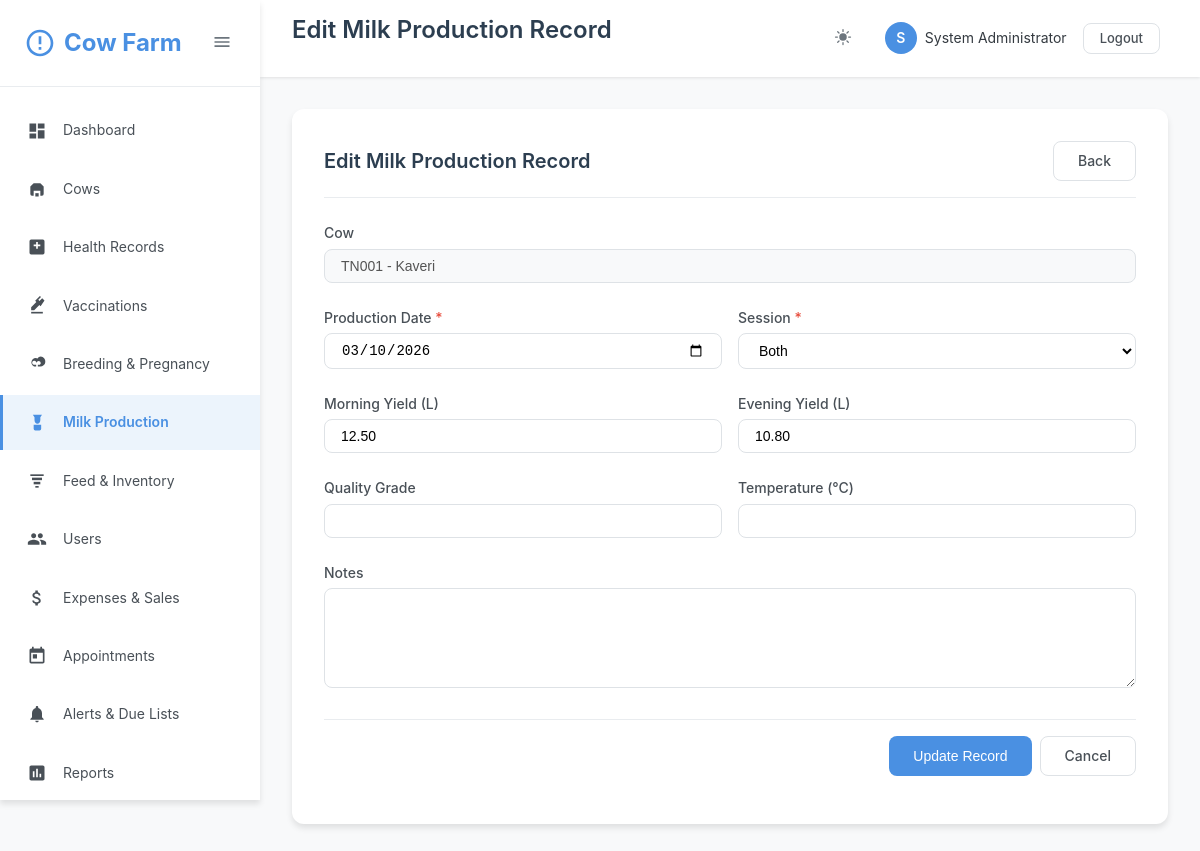
Screenshot of /milk/edit.php?id=1 (signed in) with the database file from the repository.
### tables this page shows
CREATE TABLE IF NOT EXISTS users (
    id INT AUTO_INCREMENT PRIMARY KEY,
    username VARCHAR(50) UNIQUE NOT NULL,
    email VARCHAR(100) UNIQUE NOT NULL,
    password VARCHAR(255) NOT NULL,
    full_name VARCHAR(100) NOT NULL,
    role ENUM('admin', 'vet', 'manager', 'staff') DEFAULT 'staff',
    phone VARCHAR(20),
    status ENUM('active', 'inactive') DEFAULT 'active',
    created_at TIMESTAMP DEFAULT CURRENT_TIMESTAMP,
    updated_at TIMESTAMP DEFAULT CURRENT_TIMESTAMP ON UPDATE CURRENT_TIMESTAMP
);

CREATE TABLE IF NOT EXISTS cows (
    id INT AUTO_INCREMENT PRIMARY KEY,
    tag_number VARCHAR(50) UNIQUE NOT NULL,
    name VARCHAR(100),
    breed VARCHAR(50),
    date_of_birth DATE,
    gender ENUM('male', 'female') NOT NULL,
    weight DECIMAL(8,2),
    color VARCHAR(50),
    photo VARCHAR(255),
    sire_tag VARCHAR(50),
    dam_tag VARCHAR(50),
    purchase_date DATE,
    purchase_price DECIMAL(10,2),
    status ENUM('active', 'sold', 'deceased', 'transferred') DEFAULT 'active',
    notes TEXT,
    created_by INT,
    created_at TIMESTAMP DEFAULT CURRENT_TIMESTAMP,
    updated_at TIMESTAMP DEFAULT CURRENT_TIMESTAMP ON UPDATE CURRENT_TIMESTAMP,
    FOREIGN KEY (created_by) REFERENCES users(id) ON DELETE SET NULL
);

CREATE TABLE IF NOT EXISTS milk_production (
    id INT AUTO_INCREMENT PRIMARY KEY,
    cow_id INT NOT NULL,
    production_date DATE NOT NULL,
    session ENUM('morning', 'evening', 'both') DEFAULT 'both',
    morning_yield DECIMAL(8,2),
    evening_yield DECIMAL(8,2),
    total_yield DECIMAL(8,2),
    quality_grade VARCHAR(20),
    temperature DECIMAL(5,2),
    notes TEXT,
    recorded_by INT,
    created_at TIMESTAMP DEFAULT CURRENT_TIMESTAMP,
    FOREIGN KEY (cow_id) REFERENCES cows(id) ON DELETE CASCADE,
    FOREIGN KEY (recorded_by) REFERENCES users(id) ON DELETE SET NULL
);

### milk/edit.php (the view, shortened to what the rows shown need)
<?php
require_once __DIR__ . '/../classes/Auth.php';
require_once __DIR__ . '/../classes/Database.php';
$db = new DBHelper();
$id = isset($_GET['id']) ? (int)$_GET['id'] : 0;
$record = $db->fetchOne("SELECT * FROM milk_production WHERE id = ?", [$id]);
$pageTitle = 'Edit Milk Production Record';
include __DIR__ . '/../includes/header.php';
?>
<div class="content-area">
    <div class="card">
        <div class="card-header">
            <h2 class="card-title">Edit Milk Production Record</h2>
        </div>
        <div class="card-body">
            <form method="POST">
                <div class="form-group">
                    <label class="form-label">Cow</label>
                    <input type="text" class="form-control" value="<?php
                        $cow = $db->fetchOne("SELECT tag_number, name FROM cows WHERE id = ?", [$record['cow_id']]);
                        echo htmlspecialchars($cow['tag_number'] . ($cow['name'] ? ' - ' . $cow['name'] : ''));
                    ?>" disabled>
                </div>
                <div class="form-row">
                    <div class="form-group">
                        <label class="form-label required" for="production_date">Production Date</label>
                        <input type="date" class="form-control" id="production_date" name="production_date"
                               value="<?php echo $record['production_date']; ?>" required>
                    </div>
                    <div class="form-group">
                        <label class="form-label required" for="session">Session</label>
                        <select class="form-control" id="session" name="session" required>
                            <option value="both" <?php echo $record['session'] === 'both' ? 'selected' : ''; ?>>Both</option>
                        </select>
                    </div>
                </div>
                <div class="form-row">
                    <div class="form-group">
                        <label class="form-label" for="morning_yield">Morning Yield (L)</label>
                        <input type="number" class="form-control" id="morning_yield" name="morning_yield"
                               step="0.01" min="0" value="<?php echo $record['morning_yield'] ?: ''; ?>">
                    </div>
                    <div class="form-group">
                        <label class="form-label" for="evening_yield">Evening Yield (L)</label>
                        <input type="number" class="form-control" id="evening_yield" name="evening_yield"
                               step="0.01" min="0" value="<?php echo $record['evening_yield'] ?: ''; ?>">
                    </div>
                </div>
            </form>
        </div>
    </div>
</div>
<?php include __DIR__ . '/../includes/footer.php'; ?>

### includes/header.php (shortened to what the rows shown need)
<?php
require_once __DIR__ . '/../classes/Auth.php';
$auth = new Auth();
$currentUser = $auth->getCurrentUser();
?>
<!DOCTYPE html>
<html lang="en">
<head>
    <link rel="stylesheet" href="<?php echo BASE_URL; ?>assets/css/style.css">
    <link rel="stylesheet" href="<?php echo BASE_URL; ?>assets/css/icons.css">
</head>
<body>
    <?php if ($auth->isLoggedIn()): ?>
    <aside class="sidebar" id="sidebar">
        <div class="sidebar-header">
            <div class="sidebar-logo">
                <svg class="sidebar-logo-icon" viewBox="0 0 24 24">
                    <path d="M12 2C6.48 2 2 6.48 2 12s4.48 10 10 10 10-4.48 10-10S17.52 2 12 2zm0 18c-4.41 0-8-3.59-8-8s3.59-8 8-8 8 3.59 8 8-3.59 8-8 8zm-1-13h2v6h-2zm0 8h2v2h-2z"/>
                </svg>
                <span class="sidebar-menu-text">Cow Farm</span>
            </div>
            <button class="sidebar-toggle" id="sidebarToggle">
                <svg width="20" height="20" viewBox="0 0 24 24" fill="currentColor">
                    <path d="M3 18h18v-2H3v2zm0-5h18v-2H3v2zm0-7v2h18V6H3z"/>
                </svg>
            </button>
        </div>
        <nav>
            <ul class="sidebar-menu">
                <li class="sidebar-menu-item">
                    <a href="<?php echo BASE_URL; ?>dashboard.php" class="sidebar-menu-link <?php echo basename($_SERVER['PHP_SELF']) == 'dashboard.php' ? 'active' : ''; ?>">
                        <svg class="sidebar-menu-icon" viewBox="0 0 24 24">
                            <path d="M3 13h8V3H3v10zm0 8h8v-6H3v6zm10 0h8V11h-8v10zm0-18v6h8V3h-8z"/>
                        </svg>
                        <span class="sidebar-menu-text">Dashboard</span>
                    </a>
                </li>
                <li class="sidebar-menu-item">
                    <a href="<?php echo BASE_URL; ?>cows/index.php" class="sidebar-menu-link <?php echo strpos($_SERVER['PHP_SELF'], 'cows') !== false ? 'active' : ''; ?>">
                        <svg class="sidebar-menu-icon" viewBox="0 0 24 24">
                            <path d="M4 9l4-4h8l4 4v9a2 2 0 0 1-2 2h-2v-6H8v6H6a2 2 0 0 1-2-2V9z"/>
                            <path d="M10 21v-4h4v4"/>
                        </svg>
                        <span class="sidebar-menu-text">Cows</span>
                    </a>
                </li>
                <li class="sidebar-menu-item">
                    <a href="<?php echo BASE_URL; ?>health/index.php" class="sidebar-menu-link <?php echo strpos($_SERVER['PHP_SELF'], 'health') !== false ? 'active' : ''; ?>">
                        <svg class="sidebar-menu-icon" viewBox="0 0 24 24">
                            <path d="M19 3H5A2 2 0 0 0 3 5v14a2 2 0 0 0 2 2h14a2 2 0 0 0 2-2V5a2 2 0 0 0-2-2zm-3 8h-3v3h-2v-3H8V9h3V6h2v3h3z"/>
                        </svg>
                        <span class="sidebar-menu-text">Health Records</span>
                    </a>
                </li>
                <li class="sidebar-menu-item">
                    <a href="<?php echo BASE_URL; ?>health/vaccinations.php" class="sidebar-menu-link <?php echo strpos($_SERVER['PHP_SELF'], 'vaccinations') !== false ? 'active' : ''; ?>">
                        <svg class="sidebar-menu-icon" viewBox="0 0 24 24">
                            <path d="M21 5.5l-2.79-2.8-3.22 3.22-1.42-1.42L16.79 1.3 15.5 0 9.79 5.71l1.42 1.42L5 13.36V17h3.64l6.21-6.21 1.42 1.42L21 5.5z"/>
                            <path d="M5 19h14v2H5z"/>
                        </svg>
                        <span class="sidebar-menu-text">Vaccinations</span>
                    </a>
                </li>
                <li class="sidebar-menu-item">
                    <a href="<?php echo BASE_URL; ?>breeding/index.php" class="sidebar-menu-link <?php echo strpos($_SERVER['PHP_SELF'], 'breeding') !== false ? 'active' : ''; ?>">
                        <svg class="sidebar-menu-icon" viewBox="0 0 24 24">
                            <path d="M16.5 3a4.5 4.5 0 0 0-3.89 2.25A4.5 4.5 0 1 0 8.5 15H11v-2H8.5A2.5 2.5 0 1 1 10.7 9l.8 1.39.8-1.39A2.5 2.5 0 1 1 15.5 13H13v2h2.5A4.5 4.5 0 0 0 16.5 3z"/>
                        </svg>
                        <span class="sidebar-menu-text">Breeding & Pregnancy</span>
                    </a>
                </li>
                <li class="sidebar-menu-item">
                    <a href="<?php echo BASE_URL; ?>milk/index.php" class="sidebar-menu-link <?php echo strpos($_SERVER['PHP_SELF'], 'milk') !== false ? 'active' : ''; ?>">
                        <svg class="sidebar-menu-icon" viewBox="0 0 24 24">
                            <path d="M7 2l2 3v3.5C9 11.43 10.57 13 12.5 13S16 11.43 16 8.5V5l2-3H7z"/>
                            <path d="M8 14h9v5a2 2 0 0 1-2 2H10a2 2 0 0 1-2-2v-5z"/>
                        </svg>
                        <span class="sidebar-menu-text">Milk Production</span>
                    </a>
                </li>
                <li class="sidebar-menu-item">
                    <a href="<?php echo BASE_URL; ?>feed/index.php" class="sidebar-menu-link <?php echo strpos($_SERVER['PHP_SELF'], 'feed') !== false ? 'active' : ''; ?>">
                        <svg class="sidebar-menu-icon" viewBox="0 0 24 24">
                            <path d="M4 4h16v2H4z"/>
                            <path d="M6 8h12v3H6z"/>
                            <path d="M8 13h8v3H8z"/>
                            <path d="M10 18h4v2h-4z"/>
                        </svg>
                        <span class="sidebar-menu-text">Feed & Inventory</span>
                    </a>
                </li>
                <?php if ($auth->hasRole([ROLE_ADMIN, ROLE_MANAGER])): ?>
                <li class="sidebar-menu-item">
                    <a href="<?php echo BASE_URL; ?>users/index.php" class="sidebar-menu-link <?php echo strpos($_SERVER['PHP_SELF'], 'users') !== false ? 'active' : ''; ?>">
                        <span class="sidebar-menu-text">Users</span>
                    </a>
                </li>
                <?php endif; ?>
                <li class="sidebar-menu-item">
                    <a href="<?php echo BASE_URL; ?>expenses/index.php" class="sidebar-menu-link <?php echo strpos($_SERVER['PHP_SELF'], 'expenses') !== false ? 'active' : ''; ?>">
                        <span class="sidebar-menu-text">Expenses & Sales</span>
                    </a>
                </li>
                <li class="sidebar-menu-item">
                    <a href="<?php echo BASE_URL; ?>appointments/index.php" class="sidebar-menu-link <?php echo strpos($_SERVER['PHP_SELF'], 'appointments') !== false ? 'active' : ''; ?>">
                        <svg class="sidebar-menu-icon" viewBox="0 0 24 24">
                            <path d="M19 3h-1V1h-2v2H8V1H6v2H5c-1.11 0-1.99.9-1.99 2L3 19c0 1.1.89 2 2 2h14c1.1 0 2-.9 2-2V5c0-1.1-.9-2-2-2zm0 16H5V8h14v11zM7 10h5v5H7z"/>
                        </svg>
                        <span class="sidebar-menu-text">Appointments</span>
                    </a>
                </li>
                <li class="sidebar-menu-item">
                    <a href="<?php echo BASE_URL; ?>alerts/index.php" class="sidebar-menu-link <?php echo strpos($_SERVER['PHP_SELF'], 'alerts') !== false ? 'active' : ''; ?>">
                        <svg class="sidebar-menu-icon" viewBox="0 0 24 24">
                            <path d="M12 22c1.1 0 2-.9 2-2h-4c0 1.1.89 2 2 2zm6-6v-5c0-3.07-1.64-5.64-4.5-6.32V4c0-.83-.67-1.5-1.5-1.5s-1.5.67-1.5 1.5v.68C7.63 5.36 6 7.92 6 11v5l-2 2v1h16v-1l-2-2z"/>
                        </svg>
                        <span class="sidebar-menu-text">Alerts & Due Lists</span>
                    </a>
                </li>
                <li class="sidebar-menu-item">
                    <a href="<?php echo BASE_URL; ?>reports/index.php" class="sidebar-menu-link <?php echo strpos($_SERVER['PHP_SELF'], 'reports') !== false ? 'active' : ''; ?>">
                        <svg class="sidebar-menu-icon" viewBox="0 0 24 24">
                            <path d="M19 3H5c-1.1 0-2 .9-2 2v14c0 1.1.9 2 2 2h14c1.1 0 2-.9 2-2V5c0-1.1-.9-2-2-2zM9 17H7v-7h2v7zm4 0h-2V7h2v10zm4 0h-2v-4h2v4z"/>
                        </svg>
                        <span class="sidebar-menu-text">Reports</span>
                    </a>
                </li>
            </ul>
        </nav>
    </aside>
    <main class="main-content">
        <header class="header-bar">
            <div>
                <h1 class="header-title"><?php echo isset($pageTitle) ? $pageTitle : 'Dashboard'; ?></h1>
            </div>
            <div class="header-actions">
                <button class="header-btn" data-theme-toggle title="Toggle Dark Mode">
                </button>
                <div class="user-menu">
                    <div class="user-avatar"><?php echo strtoupper(substr($currentUser['full_name'], 0, 1)); ?></div>
                    <span><?php echo htmlspecialchars($currentUser['full_name']); ?></span>
                    <div style="margin-left: 8px;">
                        <a href="<?php echo BASE_URL; ?>logout.php" class="btn btn-sm btn-outline">Logout</a>
                    </div>
                </div>
            </div>
        </header>
    <?php endif; ?>

### rows the page displays
users: full_name "S", full_name "System Administrator"
cows: tag_number+name "TN001 - Kaveri"
milk_production: production_date "03/10/2026", session "Both", morning_yield "12.50", evening_yield "10.80"

### other values shown
$pageTitle "Edit Milk Production Record"
